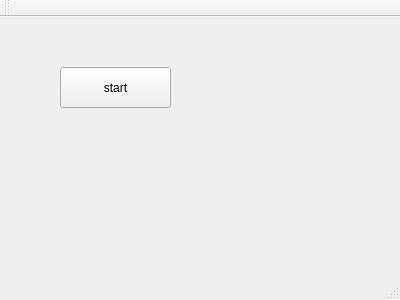
<?xml version="1.0" encoding="UTF-8"?>
<ui version="4.0">
 <class>MainWindow</class>
 <widget class="QMainWindow" name="MainWindow">
  <property name="geometry">
   <rect>
    <x>0</x>
    <y>0</y>
    <width>400</width>
    <height>300</height>
   </rect>
  </property>
  <property name="windowTitle">
   <string>MainWindow</string>
  </property>
  <widget class="QWidget" name="centralWidget">
   <widget class="QPushButton" name="pushButton">
    <property name="geometry">
     <rect>
      <x>60</x>
      <y>50</y>
      <width>111</width>
      <height>41</height>
     </rect>
    </property>
    <property name="text">
     <string>start</string>
    </property>
   </widget>
  </widget>
  <widget class="QMenuBar" name="menuBar">
   <property name="geometry">
    <rect>
     <x>0</x>
     <y>0</y>
     <width>400</width>
     <height>23</height>
    </rect>
   </property>
  </widget>
  <widget class="QToolBar" name="mainToolBar">
   <attribute name="toolBarArea">
    <enum>TopToolBarArea</enum>
   </attribute>
   <attribute name="toolBarBreak">
    <bool>false</bool>
   </attribute>
  </widget>
  <widget class="QStatusBar" name="statusBar"/>
 </widget>
 <layoutdefault spacing="6" margin="11"/>
 <resources/>
 <connections/>
</ui>
